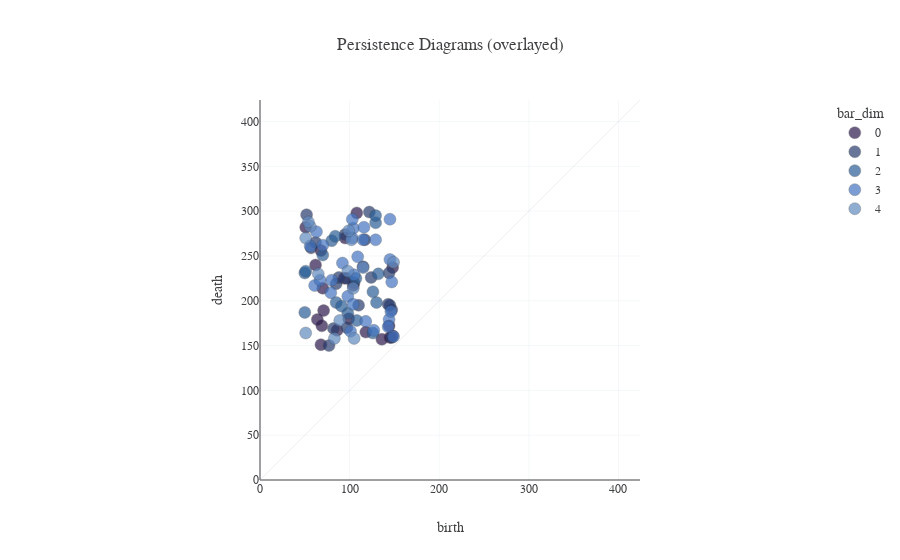

Notebook code cell kept with this figure:
### Code cell
## Plot overlayed persistence diagram

max_filtration = np.max(fsc_df["rank"])
fig = px.scatter(bar_df, x="bar_birth", y="bar_death", color="bar_dim",
                 title="Persistence Diagrams (overlayed)", hover_data = ["rep"],
                 category_orders = {"bar_dim":[str(x) for x in np.arange(max_dim)]})

fig.update_yaxes(
    scaleanchor = "x",
    scaleratio = 1,
    range = (0,max_filtration),
    title_text="death"
  )

fig.update_xaxes(
    range = (0,max_filtration),
    constrain='domain',
    title_text="birth",
    layer = "above traces"
)

fig.update_traces(mode='markers', marker_opacity=0.7, marker_size=12, marker_line_color = my_charcoal,
                 marker_line_width = 0.4)

fig.add_trace(
    go.Scatter(
        x=[0, max_filtration],
        y=[0, max_filtration],
        mode="lines",
        line=go.scatter.Line(color= 'rgba(187, 190, 191, .9)', width=0.5),
        showlegend=False,
        opacity = 0.6)
)

fig.show()

# fig.write_image("fig1.pdf")

### Figure 1 — Plotly figure (JSON) as saved in the notebook; plotly's stock layout.template omitted (floating-point values rounded to 4 significant figures)
{"data": [{"customdata": [[[52, 57, 63, 95]], [[56, 53, 130, 119]], [[78, 69, 72, 102]], [[80, 109, 92, 145]], [[110, 71, 115, 145]], [[93, 126, 57, 51]], [[83, 118, 103, 119]], [[85, 149, 55, 77]], [[145, 138, 137, 78]], [[106, 135, 89, 131]], [[143, 64, 76, 149]], [[109, 51, 79, 96]], [[88, 102, 146, 144]], [[50, 83, 133, 56]], [[68, 110, 148, 137]], [[122, 61, 99, 84]], [[127, 87, 74, 136]], [[124, 73, 56, 77]], [[107, 75, 110, 70]], [[91, 120, 114, 92]]], "hovertemplate": "bar_dim=0<br>bar_birth=%{x}<br>bar_death=%{y}<br>rep=%{customdata[0]}<extra></extra>", "legendgroup": "0", "marker": {"color": "rgb(44, 26, 76)", "line": {"color": "#3f4142", "width": 0.4}, "opacity": 0.7, "size": 12, "symbol": "circle"}, "mode": "markers", "name": "0", "orientation": "v", "showlegend": true, "type": "scatter", "x": [95, 69, 70, 71, 118, 104, 64, 94, 62, 136, 108, 99, 51, 144, 86, 68, 68, 148, 145, 148], "xaxis": "x", "y": [270, 172, 214, 189, 165, 217, 179, 225, 240, 157, 298, 180, 282, 172, 167, 151, 256, 161, 159, 237], "yaxis": "y"}, {"customdata": [[[71, 101, 130, 66]], [[75, 98, 90, 138]], [[88, 62, 58, 84]], [[58, 70, 136, 116]], [[63, 135, 141, 95]], [[130, 114, 100, 90]], [[119, 104, 78, 106]], [[142, 125, 80, 143]], [[84, 78, 79, 139]], [[144, 124, 60, 112]], [[83, 56, 146, 96]], [[85, 55, 90, 127]], [[139, 132, 123, 61]], [[106, 80, 69, 109]], [[116, 119, 65, 107]], [[67, 61, 116, 146]], [[141, 66, 87, 64]], [[95, 124, 88, 67]], [[113, 142, 141, 117]], [[75, 80, 89, 63]], [[79, 134, 104, 141]]], "hovertemplate": "bar_dim=1<br>bar_birth=%{x}<br>bar_death=%{y}<br>rep=%{customdata[0]}<extra></extra>", "legendgroup": "1", "marker": {"color": "rgb(40, 59, 110)", "line": {"color": "#3f4142", "width": 0.4}, "opacity": 0.7, "size": 12, "symbol": "circle"}, "mode": "markers", "name": "1", "orientation": "v", "showlegend": true, "type": "scatter", "x": [57, 97, 95, 124, 62, 147, 85, 77, 144, 105, 122, 88, 115, 117, 147, 82, 145, 143, 110, 52, 97], "xaxis": "x", "y": [259, 225, 274, 226, 265, 190, 219, 150, 231, 220, 299, 226, 238, 268, 159, 169, 195, 196, 195, 296, 170], "yaxis": "y"}, {"customdata": [[[123, 149, 104, 138]], [[143, 94, 103, 120]], [[90, 84, 65, 121]], [[89, 119, 107, 143]], [[108, 113, 112, 82]], [[143, 69, 110, 91]], [[108, 50, 143, 100]], [[97, 106, 87, 134]], [[124, 143, 116, 79]], [[141, 82, 109, 95]], [[116, 143, 144, 111]], [[139, 103, 129, 60]], [[93, 80, 74, 59]], [[86, 120, 69, 130]], [[61, 55, 80, 117]], [[77, 113, 63, 116]], [[101, 64, 104, 111]]], "hovertemplate": "bar_dim=2<br>bar_birth=%{x}<br>bar_death=%{y}<br>rep=%{customdata[0]}<extra></extra>", "legendgroup": "2", "marker": {"color": "rgb(42, 94, 151)", "line": {"color": "#3f4142", "width": 0.4}, "opacity": 0.7, "size": 12, "symbol": "circle"}, "mode": "markers", "name": "2", "orientation": "v", "showlegend": true, "type": "scatter", "x": [107, 85, 126, 50, 108, 50, 70, 130, 129, 80, 51, 84, 126, 132, 98, 91, 129], "xaxis": "x", "y": [225, 198, 210, 187, 178, 231, 251, 198, 287, 267, 233, 272, 164, 230, 186, 194, 295], "yaxis": "y"}, {"customdata": [[[86, 111, 89, 131]], [[50, 149, 120, 110]], [[66, 136, 67, 123]], [[95, 135, 109, 144]], [[90, 148, 111, 69]], [[52, 141, 112, 76]], [[69, 58, 103, 95]], [[64, 93, 131, 115]], [[75, 103, 126, 125]], [[55, 102, 126, 149]], [[64, 93, 145, 101]], [[99, 56, 110, 70]], [[67, 60, 79, 136]], [[67, 127, 59, 131]], [[78, 110, 96, 128]], [[69, 117, 57, 127]], [[86, 74, 109, 70]], [[53, 116, 81, 111]], [[86, 62, 118, 53]], [[113, 97, 116, 108]], [[62, 83, 73, 131]], [[101, 142, 103, 70]], [[120, 105, 127, 61]], [[119, 52, 107, 122]], [[91, 69, 82, 117]], [[78, 127, 131, 136]], [[138, 124, 107, 86]], [[111, 122, 66, 132]]], "hovertemplate": "bar_dim=3<br>bar_birth=%{x}<br>bar_death=%{y}<br>rep=%{customdata[0]}<extra></extra>", "legendgroup": "3", "marker": {"color": "rgb(68, 117, 193)", "line": {"color": "#3f4142", "width": 0.4}, "opacity": 0.7, "size": 12, "symbol": "circle"}, "mode": "markers", "name": "3", "orientation": "v", "showlegend": true, "type": "scatter", "x": [104, 118, 105, 129, 144, 146, 109, 70, 116, 145, 98, 56, 92, 80, 145, 147, 149, 103, 61, 127, 103, 104, 101, 115, 143, 63, 79, 67], "xaxis": "x", "y": [281, 177, 229, 268, 179, 188, 249, 262, 282, 291, 205, 261, 242, 223, 246, 221, 160, 270, 217, 167, 291, 196, 166, 268, 171, 277, 209, 223], "yaxis": "y"}, {"customdata": [[[122, 64, 114, 66]], [[56, 71, 92, 66]], [[79, 139, 113, 53]], [[142, 143, 146, 129]], [[145, 75, 69, 124]], [[147, 149, 94, 128]], [[95, 116, 141, 138]], [[50, 64, 88, 56]], [[132, 113, 79, 145]], [[106, 147, 142, 149]], [[136, 73, 105, 55]], [[56, 96, 79, 109]], [[75, 149, 105, 85]], [[63, 129, 55, 146]]], "hovertemplate": "bar_dim=4<br>bar_birth=%{x}<br>bar_death=%{y}<br>rep=%{customdata[0]}<extra></extra>", "legendgroup": "4", "marker": {"color": "rgb(96, 137, 190)", "line": {"color": "#3f4142", "width": 0.4}, "opacity": 0.7, "size": 12, "symbol": "circle"}, "mode": "markers", "name": "4", "orientation": "v", "showlegend": true, "type": "scatter", "x": [56, 51, 54, 98, 83, 149, 102, 51, 104, 89, 65, 115, 99, 105], "xaxis": "x", "y": [283, 270, 288, 233, 158, 243, 268, 164, 214, 178, 230, 237, 278, 158], "yaxis": "y"}, {"line": {"color": "rgba(187, 190, 191, .9)", "width": 0.5}, "mode": "lines", "opacity": 0.6, "showlegend": false, "type": "scatter", "x": [0, 424], "y": [0, 424]}], "layout": {"legend": {"title": {"text": "bar_dim"}, "tracegroupgap": 0}, "title": {"text": "Persistence Diagrams (overlayed)"}, "xaxis": {"anchor": "y", "constrain": "domain", "domain": [0, 1], "layer": "above traces", "range": [0, 424], "title": {"text": "birth"}}, "yaxis": {"anchor": "x", "domain": [0, 1], "range": [0, 424], "scaleanchor": "x", "scaleratio": 1, "title": {"text": "death"}}}}
